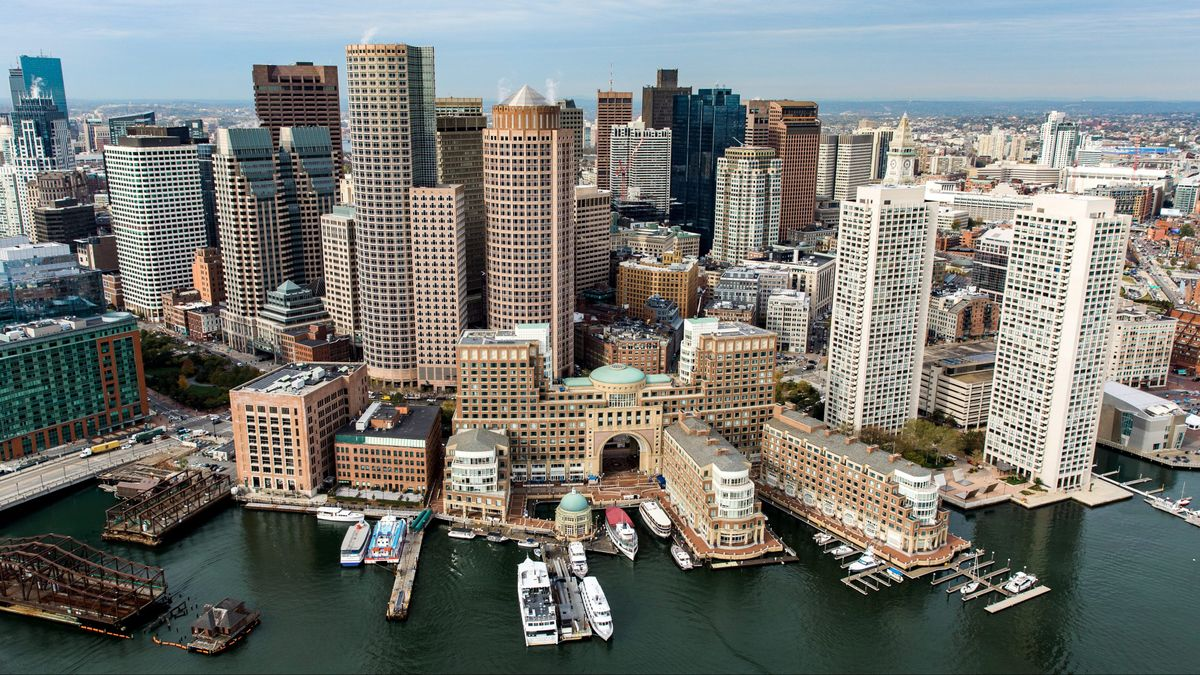
#> input picture Photos/boston.jpg, 1200 x 675 px
$ python basic.py
#> lines starting #> are read from the running program, lines starting #| are printed output that depends on the picture; after the words box and inside, x2 and y2 are one past the last pixel; in counts of white or black regions, pixels touching at a corner belong together
import cv2 as cv

img = cv.imread('Photos/boston.jpg')
#> img is the input picture: shape (675, 1200, 3); mean B, G, R 116.8, 121.3, 119.2

cv.imshow('Cat', img)


# Converting to grayscale
gray = cv.cvtColor(img,cv.COLOR_BGR2GRAY)
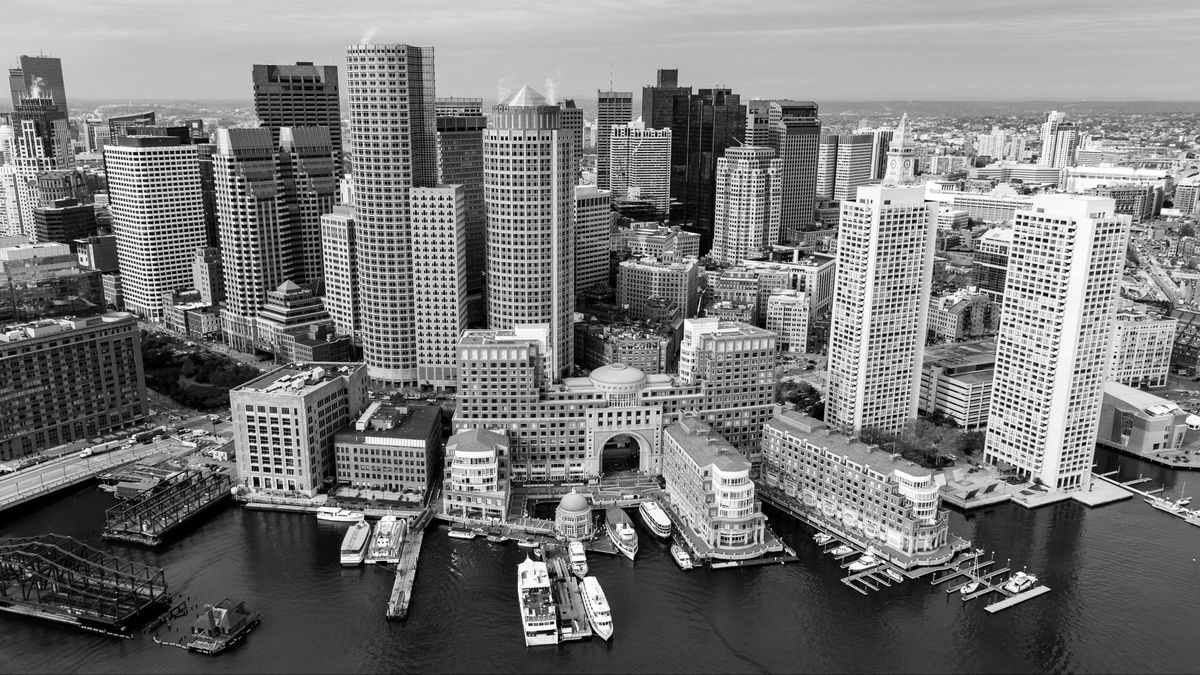
#> gray: shape (675, 1200); min 0, max 255, mean 120.2

# cv.imshow('Gray',gray)

# Blur

blur = cv.GaussianBlur(img, (7,7), cv.BORDER_DEFAULT)
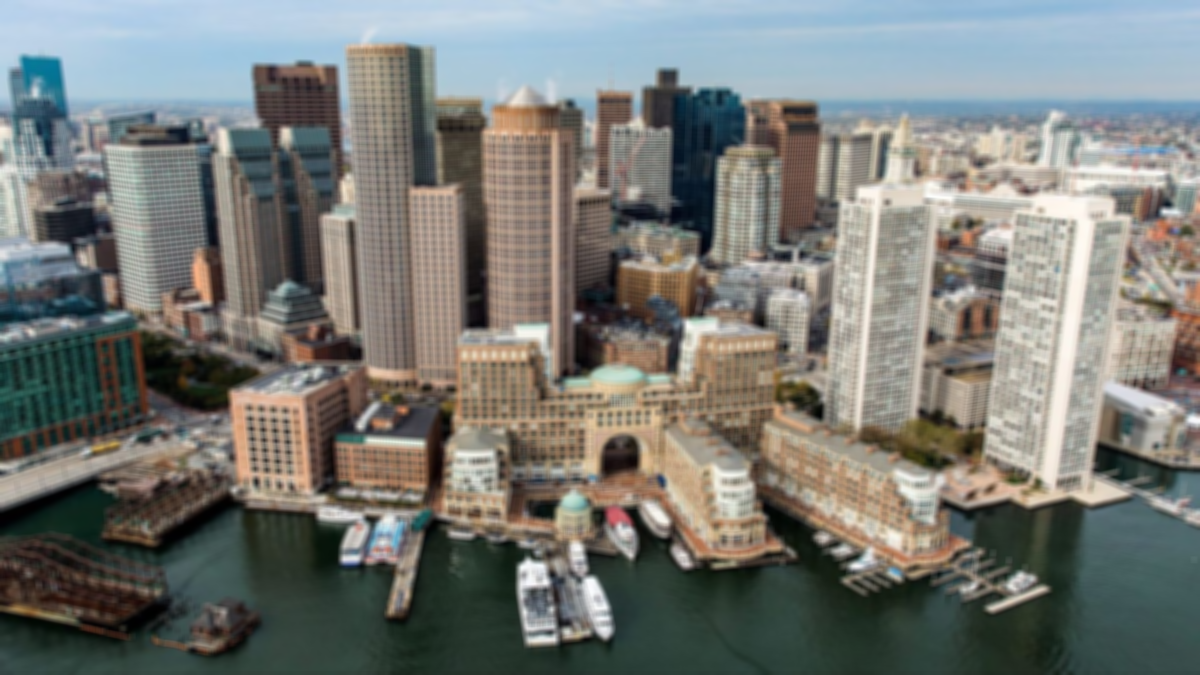
#> blur: shape (675, 1200, 3); mean B, G, R 116.8, 121.3, 119.2
# cv.imshow('Blur',blur)

# Edge Cascade

canny = cv.Canny(img,125,175)
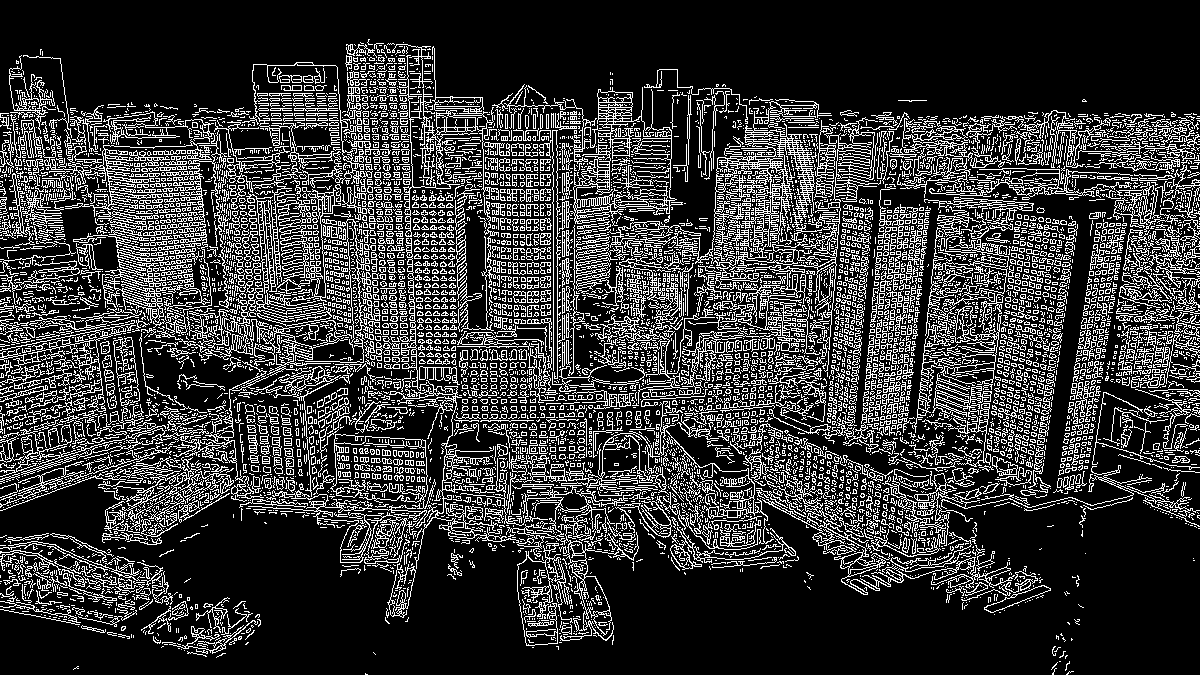
#> canny: shape (675, 1200); 21.3% white in thin lines or dots
# cv.imshow('Canny Edges',canny)

# Dilating the Image
dilated = cv.dilate(canny, (7,7), iterations=1) # Çizgileri birleştirir
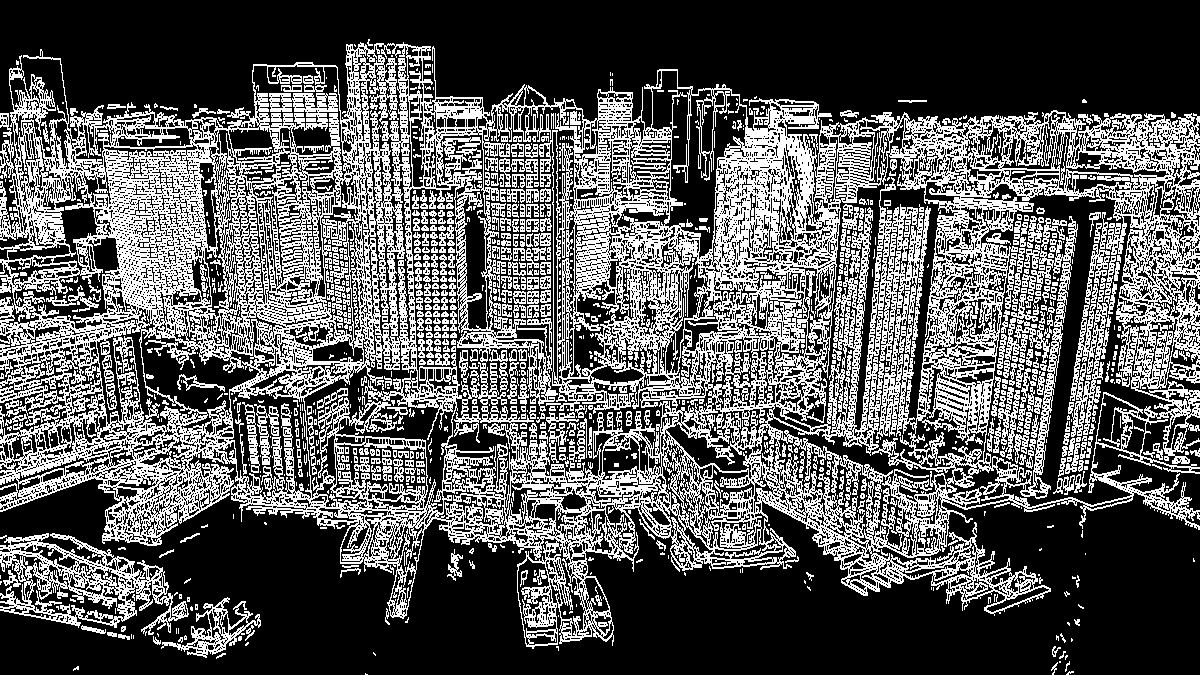
#> dilated: shape (675, 1200); 34.8% white in thin lines or dots
# cv.imshow('Dilated', dilated)

# Eroding
eroded = cv.erode(dilated, (7,7), iterations= 1) # Çizgileri ayırır. Dilatingin tersi gibi
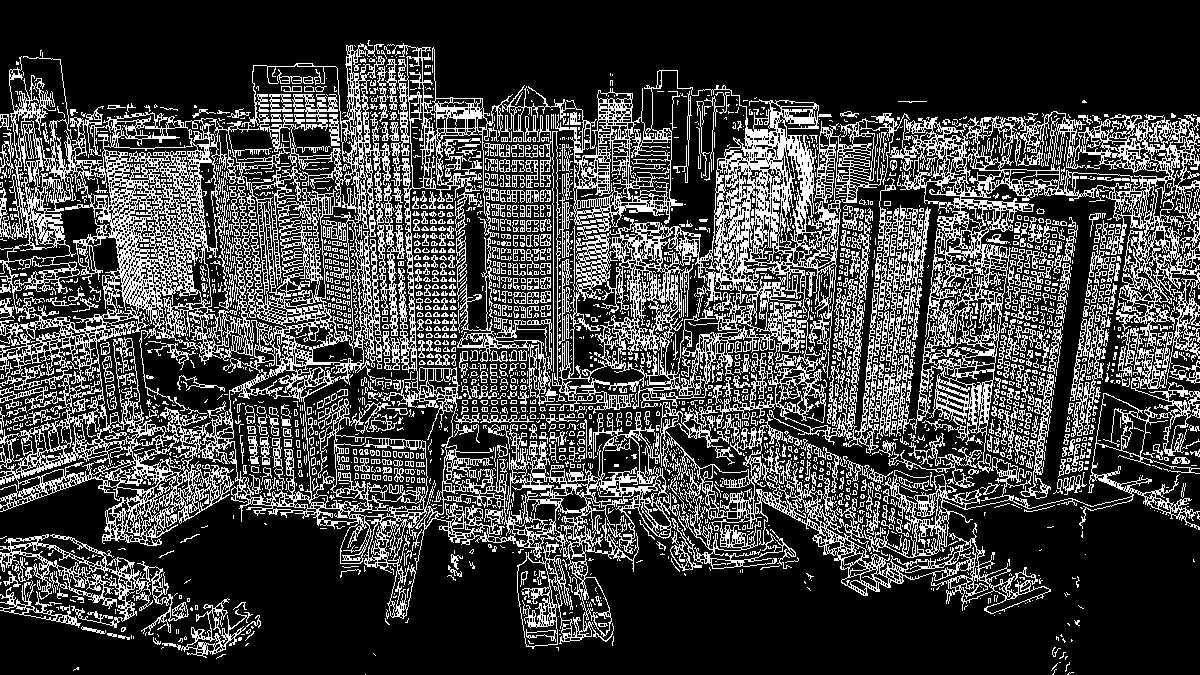
#> eroded: shape (675, 1200); 25.6% white in thin lines or dots
# cv.imshow('Eroded' ,eroded)

# Resize
resized = cv.resize(img, (500,500), interpolation=cv.INTER_CUBIC) # Interpolition, küçültme şekli, en yakın komşu gibi
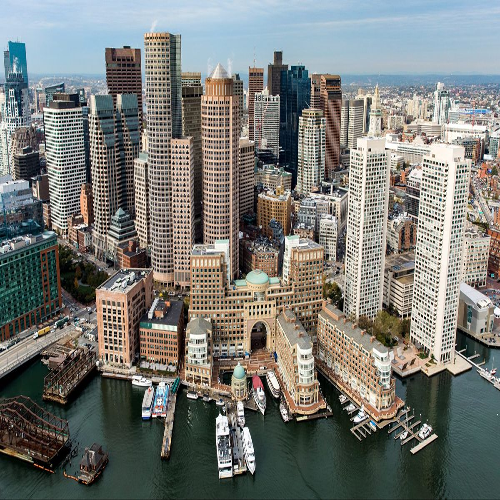
#> resized: shape (500, 500, 3); mean B, G, R 116.8, 121.2, 119.2
# cv.imshow('Resized', resized)

# Cropping
cropped = img[50:200, 200:400]
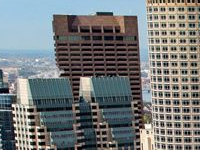
#> cropped: shape (150, 200, 3); mean B, G, R 121.4, 120.7, 116.8
cv.imshow('Cropped', cropped)

cv.waitKey(0)

$ run again, with Photos/cat1.jpg copied over Photos/boston.jpg
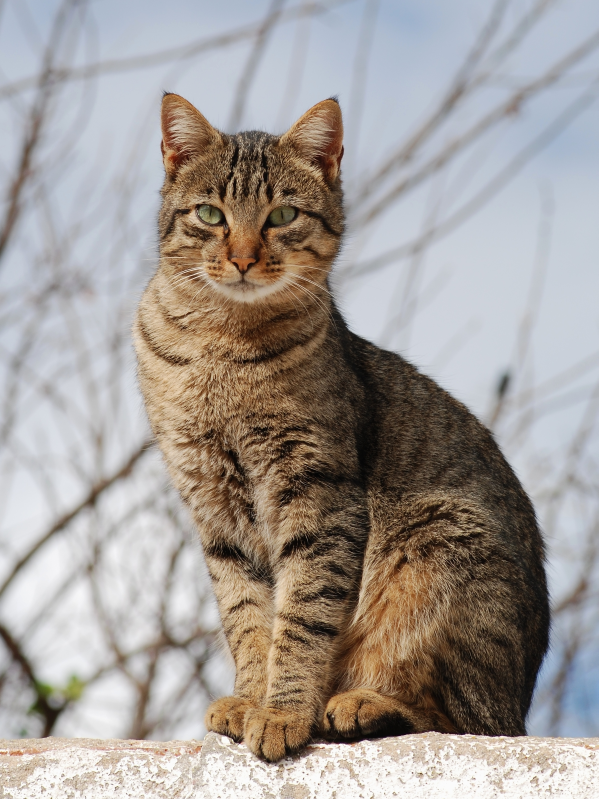
#> input picture Photos/cat1.jpg, 1795 x 2397 px (shown at 1/3 size)
#> img is the input picture: shape (2397, 1795, 3); mean B, G, R 150, 154.8, 161.8
#> `canny = cv.Canny(img,125,175)`:
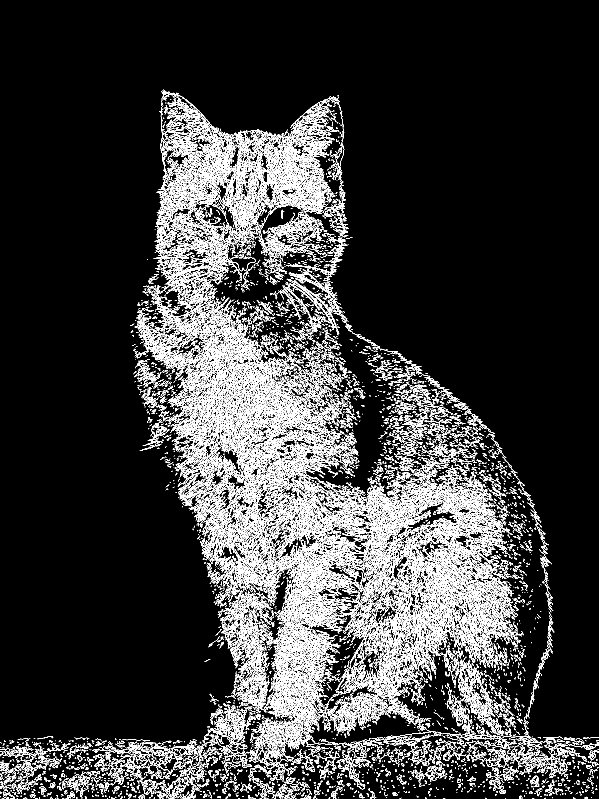
#> canny: shape (2397, 1795) (shown at 1/3 size); 10% white in thin lines or dots, all inside (x1, y1, x2, y2) = (0, 269, 1795, 2397)
#> eroded: shape (2397, 1795); 11.6% white in thin lines or dots, all inside (x1, y1, x2, y2) = (0, 270, 1795, 2397)
#> `cropped = img[50:200, 200:400]`:
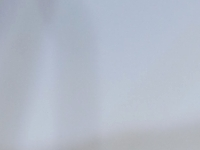
#> cropped: shape (150, 200, 3); mean B, G, R 199.9, 186.6, 178.7

$ run again, with Photos/cat10.jpg copied over Photos/boston.jpg
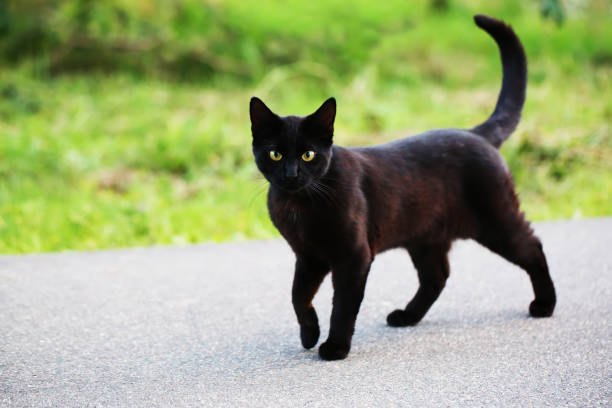
#> input picture Photos/cat10.jpg, 612 x 408 px
#> img is the input picture: shape (408, 612, 3); mean B, G, R 121.3, 166, 154.2
#> `canny = cv.Canny(img,125,175)`:
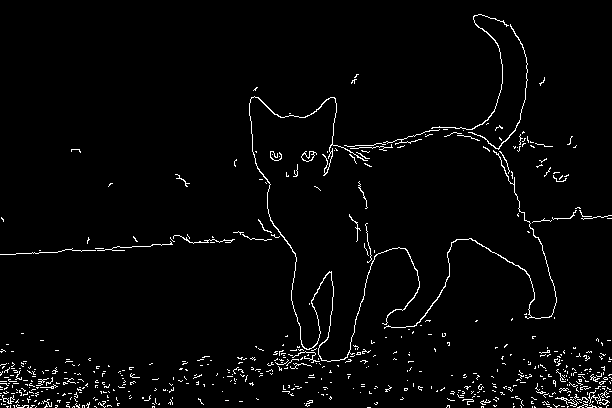
#> canny: shape (408, 612); 2.6% white in thin lines or dots
#> dilated: shape (408, 612); 4.4% white in thin lines or dots
#> eroded: shape (408, 612); 2.9% white in thin lines or dots
#> `cropped = img[50:200, 200:400]`:
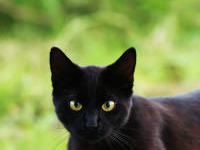
#> cropped: shape (150, 200, 3); mean B, G, R 72.6, 133.1, 117.9
